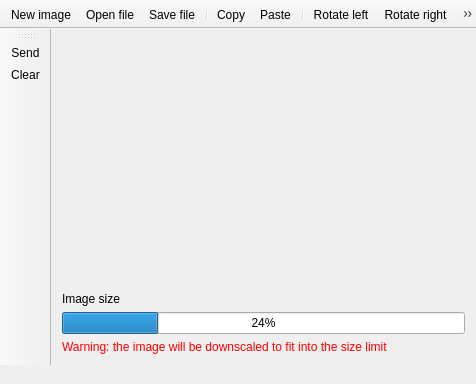
<?xml version="1.0" encoding="UTF-8"?>
<ui version="4.0">
 <class>MainWindow</class>
 <widget class="QMainWindow" name="MainWindow">
  <property name="geometry">
   <rect>
    <x>0</x>
    <y>0</y>
    <width>476</width>
    <height>384</height>
   </rect>
  </property>
  <property name="sizePolicy">
   <sizepolicy hsizetype="Fixed" vsizetype="Fixed">
    <horstretch>0</horstretch>
    <verstretch>0</verstretch>
   </sizepolicy>
  </property>
  <property name="windowTitle">
   <string>QtPaint</string>
  </property>
  <property name="windowIcon">
   <iconset resource="resources.qrc">
    <normaloff>:/icons/app.png</normaloff>:/icons/app.png</iconset>
  </property>
  <property name="iconSize">
   <size>
    <width>24</width>
    <height>24</height>
   </size>
  </property>
  <widget class="QWidget" name="centralWidget">
   <property name="sizePolicy">
    <sizepolicy hsizetype="Expanding" vsizetype="Expanding">
     <horstretch>0</horstretch>
     <verstretch>0</verstretch>
    </sizepolicy>
   </property>
   <layout class="QGridLayout" name="gridLayout">
    <item row="6" column="0">
     <widget class="QProgressBar" name="progressBar">
      <property name="value">
       <number>24</number>
      </property>
     </widget>
    </item>
    <item row="1" column="0">
     <widget class="QLabel" name="lblImageSize">
      <property name="sizePolicy">
       <sizepolicy hsizetype="Preferred" vsizetype="Fixed">
        <horstretch>0</horstretch>
        <verstretch>0</verstretch>
       </sizepolicy>
      </property>
      <property name="text">
       <string>Image size</string>
      </property>
     </widget>
    </item>
    <item row="0" column="0">
     <widget class="PaintArea" name="paintArea" native="true">
      <property name="sizePolicy">
       <sizepolicy hsizetype="Preferred" vsizetype="Preferred">
        <horstretch>0</horstretch>
        <verstretch>0</verstretch>
       </sizepolicy>
      </property>
     </widget>
    </item>
    <item row="7" column="0">
     <widget class="QLabel" name="lblWarning">
      <property name="sizePolicy">
       <sizepolicy hsizetype="Preferred" vsizetype="Fixed">
        <horstretch>0</horstretch>
        <verstretch>0</verstretch>
       </sizepolicy>
      </property>
      <property name="styleSheet">
       <string notr="true">color: rgb(255, 0, 0);</string>
      </property>
      <property name="text">
       <string>Warning: the image will be downscaled to fit into the size limit</string>
      </property>
     </widget>
    </item>
   </layout>
  </widget>
  <widget class="QToolBar" name="mainToolBar">
   <property name="movable">
    <bool>false</bool>
   </property>
   <property name="orientation">
    <enum>Qt::Horizontal</enum>
   </property>
   <property name="iconSize">
    <size>
     <width>22</width>
     <height>22</height>
    </size>
   </property>
   <property name="toolButtonStyle">
    <enum>Qt::ToolButtonIconOnly</enum>
   </property>
   <property name="floatable">
    <bool>false</bool>
   </property>
   <attribute name="toolBarArea">
    <enum>TopToolBarArea</enum>
   </attribute>
   <attribute name="toolBarBreak">
    <bool>false</bool>
   </attribute>
   <addaction name="actionNew_image"/>
   <addaction name="actionOpen_file"/>
   <addaction name="actionSave_file"/>
   <addaction name="separator"/>
   <addaction name="actionCopy"/>
   <addaction name="actionPaste"/>
   <addaction name="separator"/>
   <addaction name="actionRotate_left"/>
   <addaction name="actionRotate_right"/>
   <addaction name="actionFlip_horizontal"/>
   <addaction name="actionFlip_vertical"/>
   <addaction name="actionSelect_color"/>
   <addaction name="separator"/>
   <addaction name="actionLayers"/>
   <addaction name="actionAbout"/>
  </widget>
  <widget class="QStatusBar" name="statusBar">
   <property name="sizeGripEnabled">
    <bool>false</bool>
   </property>
  </widget>
  <widget class="QToolBar" name="toolBar">
   <property name="windowTitle">
    <string>toolBar</string>
   </property>
   <attribute name="toolBarArea">
    <enum>LeftToolBarArea</enum>
   </attribute>
   <attribute name="toolBarBreak">
    <bool>false</bool>
   </attribute>
   <addaction name="actionSend"/>
   <addaction name="actionClear"/>
  </widget>
  <action name="actionOpen_file">
   <property name="icon">
    <iconset resource="resources.qrc">
     <normaloff>:/icons/open.png</normaloff>:/icons/open.png</iconset>
   </property>
   <property name="text">
    <string>Open file</string>
   </property>
   <property name="toolTip">
    <string>Open image file</string>
   </property>
   <property name="shortcut">
    <string>Ctrl+O</string>
   </property>
  </action>
  <action name="actionSave_file">
   <property name="icon">
    <iconset resource="resources.qrc">
     <normaloff>:/icons/save.png</normaloff>:/icons/save.png</iconset>
   </property>
   <property name="text">
    <string>Save file</string>
   </property>
   <property name="toolTip">
    <string>Save image file</string>
   </property>
   <property name="shortcut">
    <string>Ctrl+S</string>
   </property>
  </action>
  <action name="actionSelect_color">
   <property name="icon">
    <iconset resource="resources.qrc">
     <normaloff>:/icons/color-picker.png</normaloff>:/icons/color-picker.png</iconset>
   </property>
   <property name="text">
    <string>Pen color</string>
   </property>
   <property name="toolTip">
    <string>Open color selection dialog</string>
   </property>
   <property name="shortcut">
    <string>P</string>
   </property>
  </action>
  <action name="actionNew_image">
   <property name="icon">
    <iconset resource="resources.qrc">
     <normaloff>:/icons/new.png</normaloff>:/icons/new.png</iconset>
   </property>
   <property name="text">
    <string>New image</string>
   </property>
   <property name="toolTip">
    <string>Create blank image</string>
   </property>
   <property name="shortcut">
    <string>Ctrl+N</string>
   </property>
  </action>
  <action name="actionPaste">
   <property name="icon">
    <iconset resource="resources.qrc">
     <normaloff>:/icons/paste.png</normaloff>:/icons/paste.png</iconset>
   </property>
   <property name="text">
    <string>Paste</string>
   </property>
   <property name="toolTip">
    <string>Paste image from clipboard</string>
   </property>
   <property name="shortcut">
    <string>Ctrl+V</string>
   </property>
  </action>
  <action name="actionAbout">
   <property name="icon">
    <iconset resource="resources.qrc">
     <normaloff>:/icons/about.png</normaloff>:/icons/about.png</iconset>
   </property>
   <property name="text">
    <string>About</string>
   </property>
   <property name="shortcut">
    <string>F1</string>
   </property>
  </action>
  <action name="actionCopy">
   <property name="icon">
    <iconset resource="resources.qrc">
     <normaloff>:/icons/copy.png</normaloff>:/icons/copy.png</iconset>
   </property>
   <property name="text">
    <string>Copy</string>
   </property>
   <property name="toolTip">
    <string>Copy image to clipboard</string>
   </property>
   <property name="shortcut">
    <string>Ctrl+C</string>
   </property>
  </action>
  <action name="actionFlip_horizontal">
   <property name="icon">
    <iconset resource="resources.qrc">
     <normaloff>:/icons/flip-horizontal.png</normaloff>:/icons/flip-horizontal.png</iconset>
   </property>
   <property name="text">
    <string>Flip horizontal</string>
   </property>
   <property name="toolTip">
    <string>Flips image on horizontal axis</string>
   </property>
  </action>
  <action name="actionFlip_vertical">
   <property name="icon">
    <iconset resource="resources.qrc">
     <normaloff>:/icons/flip-vertical.png</normaloff>:/icons/flip-vertical.png</iconset>
   </property>
   <property name="text">
    <string>Flip vertical</string>
   </property>
   <property name="toolTip">
    <string>Flips image on vertical axis</string>
   </property>
  </action>
  <action name="actionRotate_left">
   <property name="icon">
    <iconset resource="resources.qrc">
     <normaloff>:/icons/rotate-left.png</normaloff>:/icons/rotate-left.png</iconset>
   </property>
   <property name="text">
    <string>Rotate left</string>
   </property>
   <property name="toolTip">
    <string>Rotates image counter-clockwise</string>
   </property>
  </action>
  <action name="actionRotate_right">
   <property name="icon">
    <iconset resource="resources.qrc">
     <normaloff>:/icons/rotate-right.png</normaloff>:/icons/rotate-right.png</iconset>
   </property>
   <property name="text">
    <string>Rotate right</string>
   </property>
   <property name="toolTip">
    <string>Rotates image clockwise</string>
   </property>
  </action>
  <action name="actionLayers">
   <property name="checkable">
    <bool>true</bool>
   </property>
   <property name="checked">
    <bool>false</bool>
   </property>
   <property name="icon">
    <iconset resource="resources.qrc">
     <normaloff>:/icons/layers.png</normaloff>:/icons/layers.png</iconset>
   </property>
   <property name="text">
    <string>Layers</string>
   </property>
   <property name="toolTip">
    <string>Show layers menu</string>
   </property>
  </action>
  <action name="actionSend">
   <property name="icon">
    <iconset resource="resources.qrc">
     <normaloff>:/icons/send.png</normaloff>:/icons/send.png</iconset>
   </property>
   <property name="text">
    <string>Send</string>
   </property>
  </action>
  <action name="actionClear">
   <property name="icon">
    <iconset resource="resources.qrc">
     <normaloff>:/icons/clear-2.png</normaloff>:/icons/clear-2.png</iconset>
   </property>
   <property name="text">
    <string>Clear</string>
   </property>
  </action>
 </widget>
 <layoutdefault spacing="6" margin="11"/>
 <customwidgets>
  <customwidget>
   <class>PaintArea</class>
   <extends>QWidget</extends>
   <header>paintarea.h</header>
  </customwidget>
 </customwidgets>
 <resources>
  <include location="resources.qrc"/>
 </resources>
 <connections/>
</ui>
